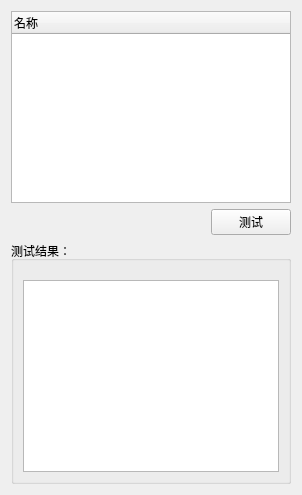
      <widget class="QWidget" name="tab_4">
       <attribute name="title">
        <string>线缆检测</string>
       </attribute>
       <layout class="QGridLayout" name="gridLayout_18">
        <item row="0" column="0">
         <layout class="QVBoxLayout" name="verticalLayout_9">
          <item>
           <widget class="QTreeWidget" name="treeWidgetCableTestPort">
            <column>
             <property name="text">
              <string>名称</string>
             </property>
            </column>
           </widget>
          </item>
          <item>
           <layout class="QHBoxLayout" name="horizontalLayout_14">
            <item>
             <spacer name="horizontalSpacer_10">
              <property name="orientation">
               <enum>Qt::Horizontal</enum>
              </property>
              <property name="sizeHint" stdset="0">
               <size>
                <width>40</width>
                <height>20</height>
               </size>
              </property>
             </spacer>
            </item>
            <item>
             <widget class="QPushButton" name="tBtnCableTestStart">
              <property name="text">
               <string>测试</string>
              </property>
             </widget>
            </item>
           </layout>
          </item>
          <item>
           <widget class="QGroupBox" name="groupBox_8">
            <property name="title">
             <string>测试结果：</string>
            </property>
            <layout class="QGridLayout" name="gridLayout_17">
             <item row="1" column="0">
              <widget class="QTextEdit" name="cableTestResults"/>
             </item>
             <item row="0" column="0">
              <spacer name="horizontalSpacer_24">
               <property name="orientation">
                <enum>Qt::Horizontal</enum>
               </property>
               <property name="sizeHint" stdset="0">
                <size>
                 <width>40</width>
                 <height>10</height>
                </size>
               </property>
              </spacer>
             </item>
            </layout>
           </widget>
          </item>
         </layout>
        </item>
       </layout>
      </widget>
